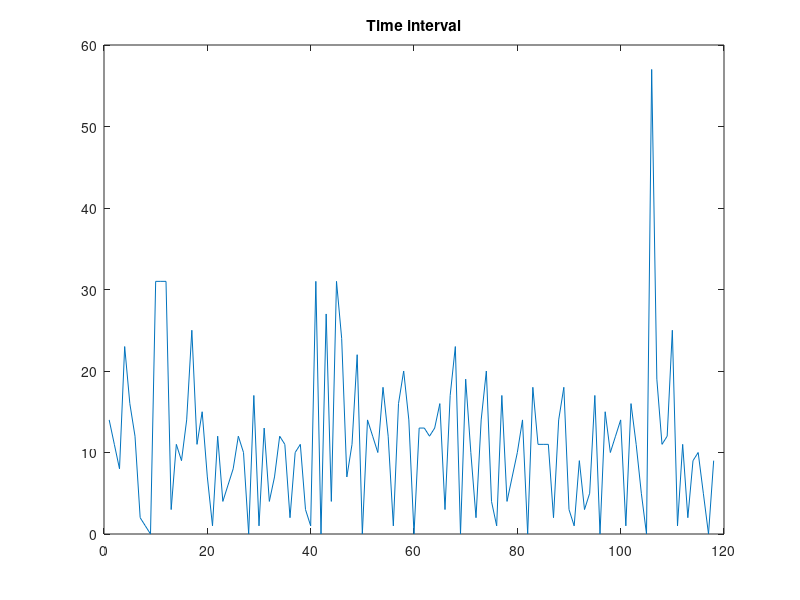
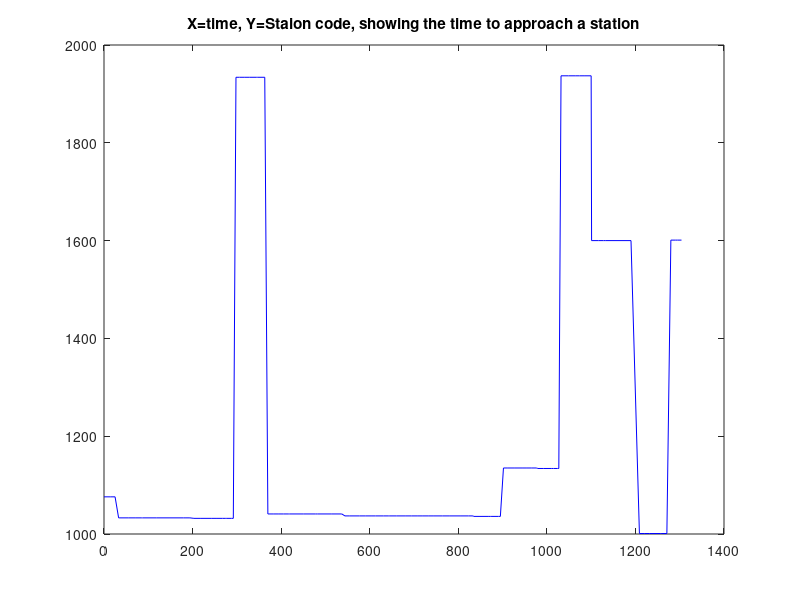
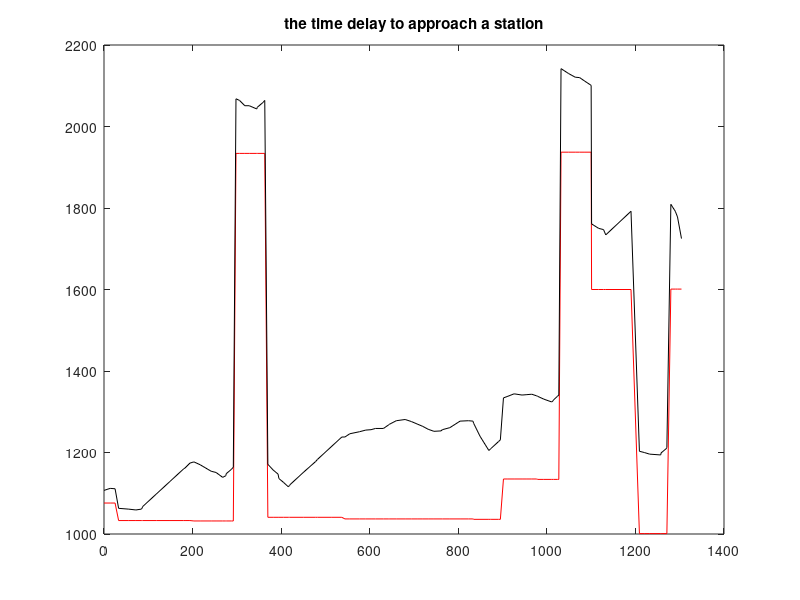
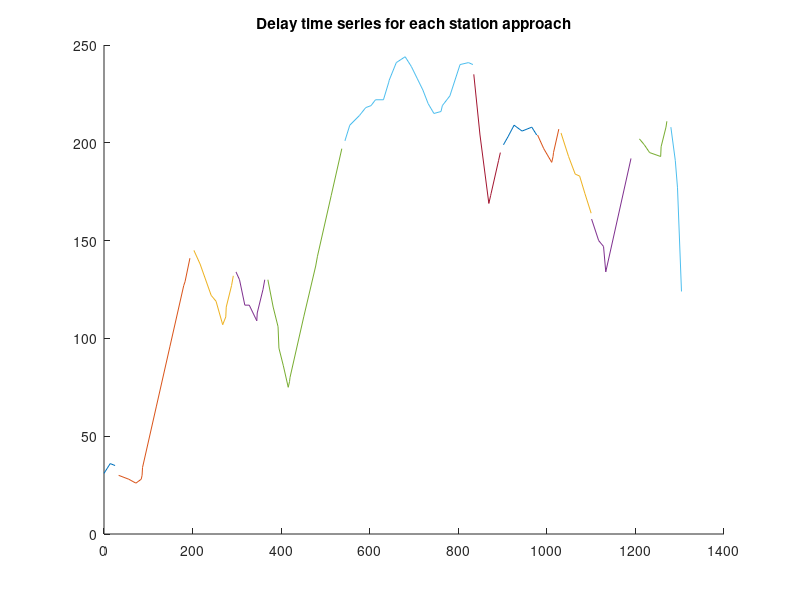

Reproduce these figures in MATLAB, in order. (Note: this script raises an error after producing the figures.)
%function readData
close all
clear all
clc
%%%%%%%%%%%%%%%%%%%%%%%%%%%%%%%%%%%%%%%%%%%%%%%
load btBusData.noHeader.csv-000.txt_float.mat
% M = importdata('24580750104101219.csv');
% 
% one_patch=M.data;
%%%%%%%%%%%%%%%%%%

NextStop=one_patch(:,1);%NextStop      : float  1076 2090 2301 1312 1041 1408 2315 1109 3141 1151 ...
%%%%%%%%%%%%%%%%%%%%%%%%%%%%%%%%%
LineNr=one_patch(:,2);%LineNr   : float  6 23 600 4 1 5 22 12 311 500 ...
%%%%%%%%%%%%%%%%%%%%%%%%%%%%%%%%%%
Longitude=one_patch(:,3);%Longitude     : float  15.7 15.3 15.5 15.6 15.6 ...
%%%%%%%%%%%%%%%%%%%%%%%%%%%%%%%%%%%
Delay=one_patch(:,4);%Delay   : float  31 254 35 25 66 162 208 47 403 199 ...
%%%%%%%%%%%%%%%%%%%%%%%%%%%%%%%%%%%
LastReport=one_patch(:,5);%LastReport    : float (epoch seconds, since 1900) 1.51e+09 1.51e+09 1.51e+09 1.51e+09 1.51e+09 ...
%%%%%%%%%%%%%%%%%%%%%%%%%%%%%%%%%%%
Cog=one_patch(:,6);%Cog   : float  345 278 235 173 114 0 0 279 336 51 ...
%%%%%%%%%%%%%%%%%%%%%%%%%%%%%%%%%%%%
UnitId=one_patch(:,7);%UnitId  : float  101222 101214 101260 100458 101204 100461 101208 101270 101233 101252 ...
%%%%%%%%%%%%%%%%%%%%%%%%%%%%%%%%%%%%
Latitude=one_patch(:,8);%Latitude      : float  56.2 56.2 56.2 56.3 56.2 ...
%%%%%%%%%%%%%%%%%%%%%%%%%%%%%%%%%%%%%
TripNr=one_patch(:,9);%TripNr  : float  41 31 20 53 98 42 29 14 27 10 ...
%%%%%%%%%%%%%%%%%%%%%%%%%%%%%%%%%%%%%%
NextStopTime=one_patch(:,10);% NextStopTime  : float (epoch seconds, since 1900) 1.51e+09 1.51e+09 1.51e+09 1.51e+09 1.51e+09 ...
%%%%%%%%%%%%%%%%%%%%%%%%%%%%%%%%%%%%%%
LastReportYear=one_patch(:,11);%LastReportYear: float  2017 2017 2017 2017 2017 ...
LastReportMon=one_patch(:,12);%LastReportMon : float  11 11 11 11 11 11 11 11 11 11 ...
LastReportDay=one_patch(:,13);%LastReportDay : float  17 17 17 17 17 17 17 17 17 17 ...

LastReportWDay=one_patch(:,14);%LastReportWDay: float (day of week, 1 ~ 7) 6 6 6 6 6 6 6 6 6 6 ...

LastReportHour=one_patch(:,15);%LastReportHour: float (0 ~ 23) 12 12 12 12 12 12 12 12 12 12 ...
LastReportMin=one_patch(:,16);%LastReportMin : float  24 24 24 24 24 24 24 24 24 24 ...
LastReportSec=one_patch(:,17);%LastReportSec : float  20 19 19 19 20 20 22 22 22 23 ...

%%%%%%%%%%%%%%%%%%%%%%%%%%%%%%%%%%%%%
NextStopYear=one_patch(:,18);%NextStopYear  : float  2017 2017 2017 2017 2017 ...
NextStopMon=one_patch(:,19); %NextStopMon   : float  11 11 11 11 11 11 11 11 11 11 ...
NextStopDay=one_patch(:,20); %NextStopDay   : float  17 17 17 17 17 17 17 17 17 17 ...

NextStopWDay=one_patch(:,21); %NextStopWDay  : float (day of week, 1 ~ 7)  6 6 6 6 6 6 6 6 6 6 ...

NextStopHour=one_patch(:,22); %NextStopHour  : float (0 ~ 23) 12 12 12 12 12 12 12 12 12 12 ...
NextStopMin=one_patch(:,23); %NextStopMin   : float  24 24 30 24 24 24 25 25 24 25 ...
NextStopSec=one_patch(:,24); %NextStopSec   : float  59 31 46 24 58 38 46 37 20 55 ...
%%%%%%%%%%%%%%%%%%%%%%%%%%%%%%%%%%%%%
% tp=find(LineNr==6);
% t1=UnitId(tp);
%%%%%%%%%%%%%%%%%%%%%%
%tu=find(UnitId==101222);
tu=find(UnitId==101222 & TripNr==41 & LineNr==6);
%%%%%%%%%%%%%%%%%%%%%5
timeInterval=diff(LastReport(tu));
figure,plot(timeInterval),title('Time interval')
%%%%%%%%%%%%%%%%%%%%%%
InitTime=0;
timeV=zeros(length(timeInterval)+1,1);
timeV(1)=InitTime;
for kk=1:length(timeInterval)
    timeV(kk+1)=timeV(kk)+timeInterval(kk);
end
%%%%%%%%%%%%%%%%%%%%%%%
ns=NextStop(tu);
figure,plot(timeV,ns,'b'),title('X=time, Y=Staion code, showing the time to approach a station')
%%%%%%%%%%%%%%%%%%%%%%
dl=Delay(tu);
figure,plot(timeV,ns,'r'),hold on
plot(timeV,dl+ns,'k'),title('the time delay to approach a station')
%%%%%%%%%%%%%%%%%%%%%
NextSationsList=-100;
for kk=1:length(ns)
   if isempty(find(NextSationsList==ns(kk)))
        NextSationsList=[NextSationsList,ns(kk)];
   end
end
NextSationsList=NextSationsList(2:end);
%%%%%%%%%%%%%%%%%%%
for kk=1:length(NextSationsList)
    timeSeries(kk).station= NextSationsList(kk);
    tp=find(ns==NextSationsList(kk));
    delayV=dl(tp);
    timeSeries(kk).delayV=delayV;
    tV=timeV(tp);
    timeSeries(kk).time=tV;
end
%%%%%%%%%%%%%%%%%%%%
figure,hold on, title('Delay time series for each station approach')
for kk=1:length(NextSationsList)

    plot(timeSeries(kk).time,timeSeries(kk).delayV)
end

%http://130.206.112.153:3501/


 figure,plot(timeSeries(3).time,timeSeries(3).delayV,'*'),hold on
 
length(timeSeries(3).delayV)
numberOfMissingPoints=max(timeSeries(3).delayV)- min(timeSeries(3).delayV)-length(timeSeries(3).delayV);

indexOfCurrentPoints=timeSeries(3).time-min(timeSeries(3).time)+1
figure,plot(indexOfCurrentPoints+203,timeSeries(3).delayV,'r*'),hold on
plot(indexOfCurrentPoints+203,timeSeries(3).delayV,'b')
%%%%%%%%%%%%%%%%%%%%%%%%%%%%
% for this special case
tt=timeSeries(3).time;
yy=timeSeries(3).delayV;

indexOfMissingPoints=[];
pp=1;
for kk=1:length(min(tt):max(tt))
    
    if kk==indexOfCurrentPoints(pp)
        pp=pp+1;
    else
        indexOfMissingPoints=[indexOfMissingPoints,kk];
    end
    
end

%%%%%%%%%%%%%%%%%
recoverY(1:length(min(tt):max(tt)))=0;
recoverY(indexOfCurrentPoints)=yy;
recoverY(indexOfMissingPoints)=NaN;

Y2=fillgaps(recoverY);
%%%%%%%%%%%%
timeIndex=1:length(min(tt):max(tt));
figure,plot(timeIndex,Y2,'g*'), hold on
plot(timeIndex,recoverY,'r*')
plot(timeIndex,Y2,'b')





